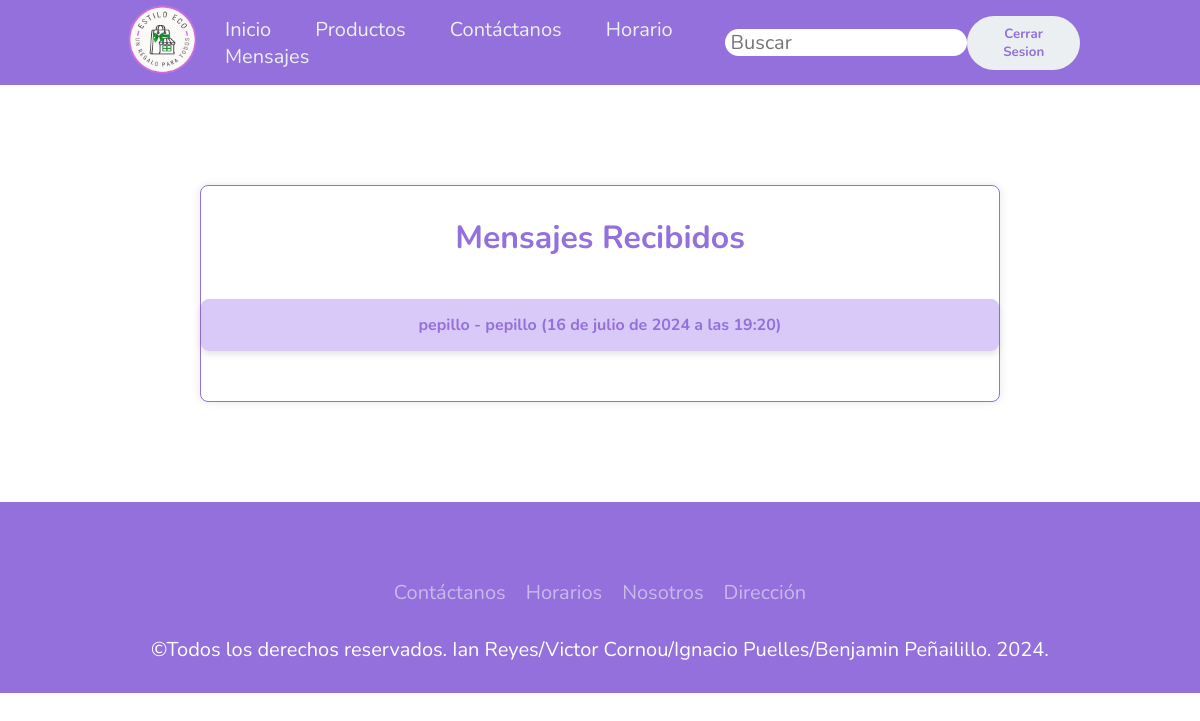
The app's page /mensajes/ (signed in), older data.
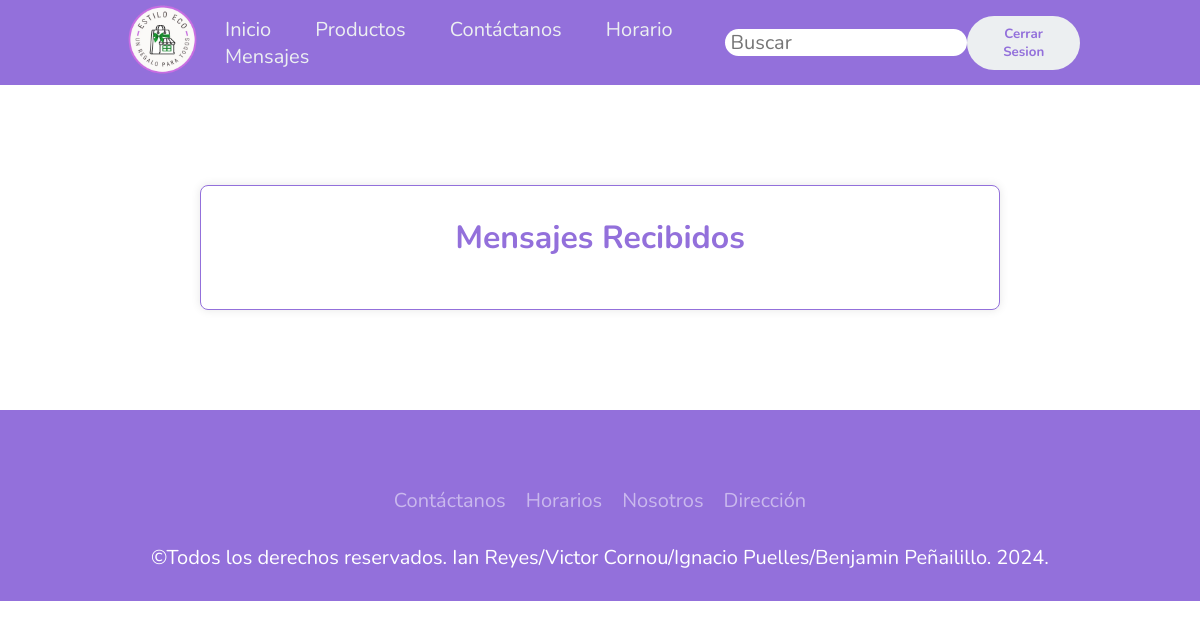
The same page, newer data.
### main/models.py (models this page shows, shortened)
class Contacto(models.Model):
    nombre = models.CharField(max_length=50)
    email = models.EmailField(max_length=320)
    asunto = models.CharField(max_length=60)
    mensaje = models.TextField(max_length=1500)
    fecha_envio = models.DateTimeField(auto_now_add=True)
    class Meta:
        verbose_name = 'Mensaje de Contacto'
        verbose_name_plural = 'Mensajes de Contacto'

### main/views.py (the view)
# urls.py: path('mensajes/', views.mensajes, name='mensajes'),
@user_passes_test(superuser_required)
def mensajes(request):
    mensajes = Contacto.objects.all().order_by('-fecha_envio')
    context = {
        'mensajes': mensajes
    }
    return render(request, 'mensajes.html', context)

### main/views.py (called while the page is built)
def superuser_required(user):
    return user.is_superuser

### main/templates/mensajes.html (shortened to what this page needs)
{% extends "base.html" %}
{% load static %}
{% block content %}
<div class="boss">
    <div class="container">
        <div class="mensaje-header">
            <h2>Mensajes Recibidos</h2>
        </div>
        <ul class="message-list">
            {% for mensaje in mensajes %}
                <li class="message-item">
                    <a href="{% url 'mensaje_detalle' mensaje.id %}">
                        <strong>{{ mensaje.nombre }}</strong> - {{ mensaje.asunto }} ({{ mensaje.fecha_envio }})
                    </a>
                </li>
            {% endfor %}
        </ul>
    </div>
</div>
{% endblock %}

Row changes from the older to the newer data that the page shows:
removed Contacto: nombre "pepillo", asunto "pepillo", fecha_envio "16 de julio de 2024 a las 19:20"
